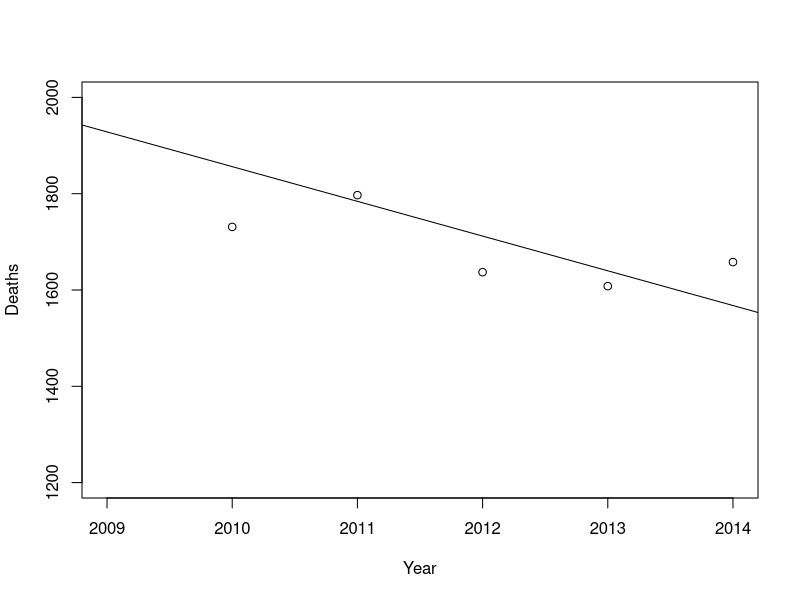
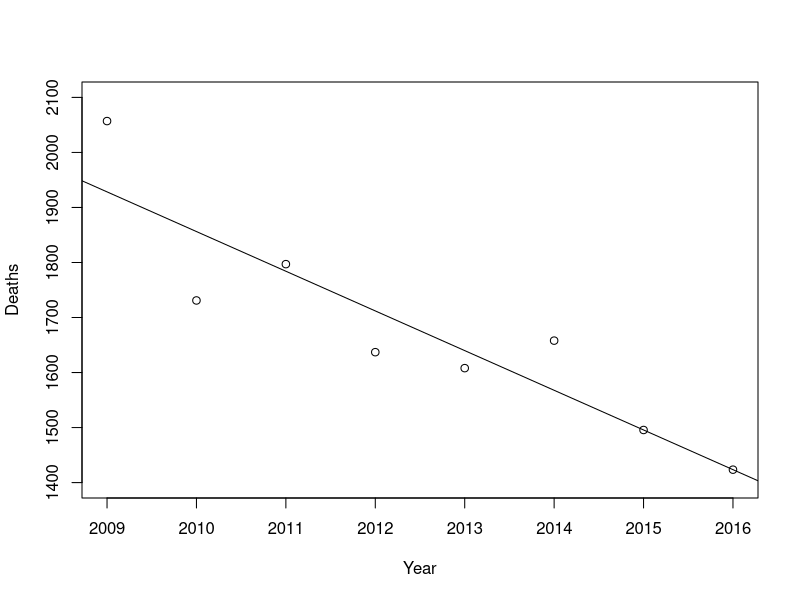

Source code (R) for these figures, in order:

#Simple Dataset
Year <- c(2009, 2010, 2011, 2012, 2013, 2014)
Deaths <- c(2057, 1731, 1797, 1637, 1608, 1658)

DFYear <-data.frame(Year, Deaths)
DFYear

#LM <- lm(DFYear$Deaths~DFYear$Year, data=DFYear)
LM <- lm(Deaths~Year, data=DFYear)

LM

LMNew <- predict(LM)

Predictedlm <- data.frame(DFYear, LMNew)
Predictedlm


#Pass the new data to predict

Y1<-c(2015,2016)

DFYear_New<-data.frame(Year=Y1)

#Predict death for new value using LM object whcih holds the lm function

PredictDeath <- predict(LM, newdata=DFYear_New) 
PredictDeath

PredictedResult<-data.frame(DFYear_New,Deaths=PredictDeath)
PredictedResult

#Plot for existing data

plot(DFYear, ylim=range(1200:2000))

abline(LM)

#?plot

#plot for both exising data and new 

#Merge the resultsets
Total<-merge(DFYear,PredictedResult, all=TRUE)
Total

plot(Total, ylim=range(1400:2100))

abline(LM)



